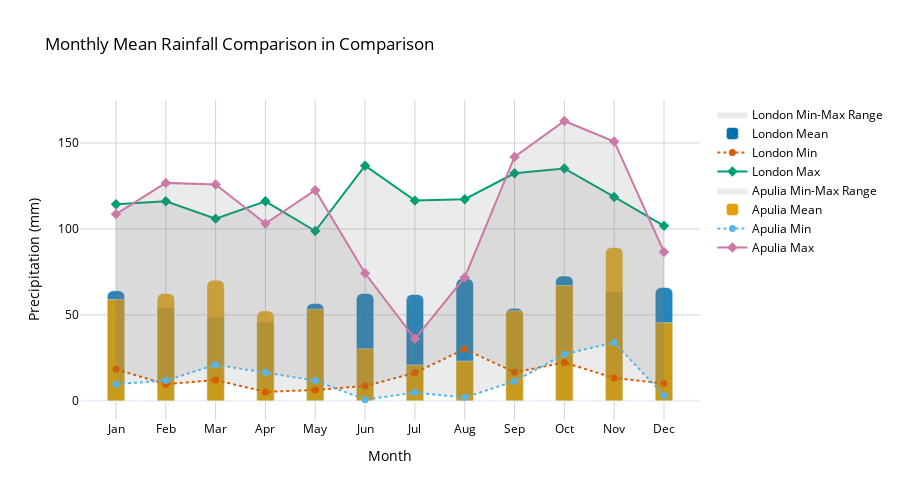

Notebook cell for this chart:
### Code cell
plot_monthly_aggregate_comparison(london_monthly_aggregate, apulia_monthly_aggregate,
                                      label1='London',
                                      label2='Apulia',
                                      feature_label='Mean',
                                      bar_width=0.35,
                                      location='Comparison',
                                      fig_width=900,
                                      fig_height=500,
                                      dark_mode=False)

### Figure 1 — Plotly figure (JSON) as saved in the notebook; plotly's stock layout.template omitted (floating-point values rounded to 4 significant figures)
{"data": [{"fill": "toself", "fillcolor": "rgba(120, 120, 120, 0.15)", "hoverinfo": "skip", "line": {"color": "rgba(0,0,0,0)"}, "name": "London Min-Max Range", "showlegend": true, "type": "scatter", "x": ["Jan", "Feb", "Mar", "Apr", "May", "Jun", "Jul", "Aug", "Sep", "Oct", "Nov", "Dec", "Dec", "Nov", "Oct", "Sep", "Aug", "Jul", "Jun", "May", "Apr", "Mar", "Feb", "Jan"], "y": [114.4, 116.1, 106, 116.1, 98.8, 136.8, 116.5, 117.3, 132.4, 135.2, 118.6, 101.8, 10.1, 13.3, 22.3, 16.6, 30.1, 16.3, 8.6, 6.3, 5.2, 12.1, 9.7, 18.3]}, {"hovertemplate": "London Mean: %{y:.1f}<extra></extra>", "marker": {"color": "#0072B2", "opacity": 0.85}, "name": "London Mean", "type": "bar", "width": 0.35, "x": ["Jan", "Feb", "Mar", "Apr", "May", "Jun", "Jul", "Aug", "Sep", "Oct", "Nov", "Dec"], "y": [64, 54.5, 48.9, 45.8, 56.6, 62.5, 61.9, 71.1, 53.8, 72.6, 63.6, 66]}, {"hovertemplate": "London Min: %{y:.1f}<extra></extra>", "line": {"color": "#D55E00", "dash": "dot", "width": 2}, "marker": {"color": "#D55E00", "size": 7, "symbol": "circle"}, "mode": "lines+markers", "name": "London Min", "type": "scatter", "x": ["Jan", "Feb", "Mar", "Apr", "May", "Jun", "Jul", "Aug", "Sep", "Oct", "Nov", "Dec"], "y": [18.3, 9.7, 12.1, 5.2, 6.3, 8.6, 16.3, 30.1, 16.6, 22.3, 13.3, 10.1]}, {"hovertemplate": "London Max: %{y:.1f}<extra></extra>", "line": {"color": "#009E73", "width": 2}, "marker": {"color": "#009E73", "size": 8, "symbol": "diamond"}, "mode": "lines+markers", "name": "London Max", "type": "scatter", "x": ["Jan", "Feb", "Mar", "Apr", "May", "Jun", "Jul", "Aug", "Sep", "Oct", "Nov", "Dec"], "y": [114.4, 116.1, 106, 116.1, 98.8, 136.8, 116.5, 117.3, 132.4, 135.2, 118.6, 101.8]}, {"fill": "toself", "fillcolor": "rgba(120, 120, 120, 0.15)", "hoverinfo": "skip", "line": {"color": "rgba(0,0,0,0)"}, "name": "Apulia Min-Max Range", "showlegend": true, "type": "scatter", "x": ["Jan", "Feb", "Mar", "Apr", "May", "Jun", "Jul", "Aug", "Sep", "Oct", "Nov", "Dec", "Dec", "Nov", "Oct", "Sep", "Aug", "Jul", "Jun", "May", "Apr", "Mar", "Feb", "Jan"], "y": [108.6, 126.8, 125.9, 103.1, 122.5, 74.2, 36.1, 71.8, 141.9, 162.8, 150.9, 86.6, 3.1, 34, 27.1, 11.4, 2, 4.8, 0.7, 11.8, 16.5, 21, 11.8, 9.7]}, {"hovertemplate": "Apulia Mean: %{y:.1f}<extra></extra>", "marker": {"color": "#E69F00", "opacity": 0.85}, "name": "Apulia Mean", "type": "bar", "width": 0.35, "x": ["Jan", "Feb", "Mar", "Apr", "May", "Jun", "Jul", "Aug", "Sep", "Oct", "Nov", "Dec"], "y": [59, 62.4, 70.2, 52.3, 53.3, 30.3, 20.9, 23.1, 52.4, 67.1, 89.2, 45.4]}, {"hovertemplate": "Apulia Min: %{y:.1f}<extra></extra>", "line": {"color": "#56B4E9", "dash": "dot", "width": 2}, "marker": {"color": "#56B4E9", "size": 7, "symbol": "circle"}, "mode": "lines+markers", "name": "Apulia Min", "type": "scatter", "x": ["Jan", "Feb", "Mar", "Apr", "May", "Jun", "Jul", "Aug", "Sep", "Oct", "Nov", "Dec"], "y": [9.7, 11.8, 21, 16.5, 11.8, 0.7, 4.8, 2, 11.4, 27.1, 34, 3.1]}, {"hovertemplate": "Apulia Max: %{y:.1f}<extra></extra>", "line": {"color": "#CC79A7", "width": 2}, "marker": {"color": "#CC79A7", "size": 8, "symbol": "diamond"}, "mode": "lines+markers", "name": "Apulia Max", "type": "scatter", "x": ["Jan", "Feb", "Mar", "Apr", "May", "Jun", "Jul", "Aug", "Sep", "Oct", "Nov", "Dec"], "y": [108.6, 126.8, 125.9, 103.1, 122.5, 74.2, 36.1, 71.8, 141.9, 162.8, 150.9, 86.6]}], "layout": {"barcornerradius": 6, "barmode": "overlay", "font": {"color": "black"}, "height": 500, "hovermode": "x unified", "legend": {"bgcolor": "rgba(255,255,255,0)", "borderwidth": 0}, "title": {"text": "Monthly Mean Rainfall Comparison in Comparison"}, "width": 900, "xaxis": {"gridcolor": "lightgray", "showgrid": true, "title": {"text": "Month"}}, "yaxis": {"gridcolor": "lightgray", "showgrid": true, "title": {"text": "Precipitation (mm)"}}}}
